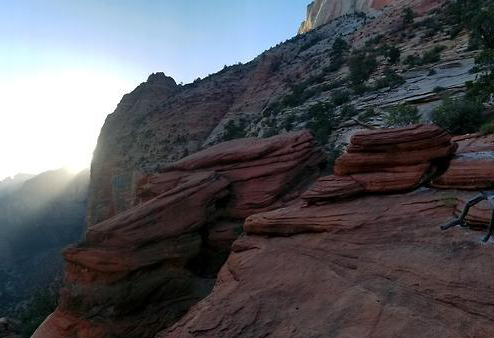
#> input picture A.png, 494 x 338 px
$ jupyter execute Homography.ipynb   (shell and % lines are left out)
#> lines starting #> are read from the running program, lines starting #| are printed output that depends on the picture; after the words box and inside, x2 and y2 are one past the last pixel; in counts of white or black regions, pixels touching at a corner belong together
[cell 1]
import numpy as np
import cv2
from matplotlib import pyplot as plt

imA = cv2.cvtColor(cv2.imread("A.png"), cv2.COLOR_BGR2GRAY)
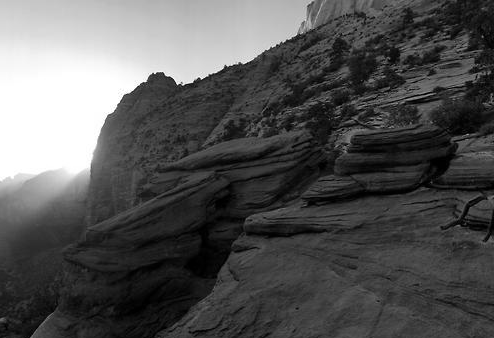
#> imA: shape (338, 494); min 0, max 255, mean 84.3
imB = cv2.cvtColor(cv2.imread("B1.png"), cv2.COLOR_BGR2GRAY)
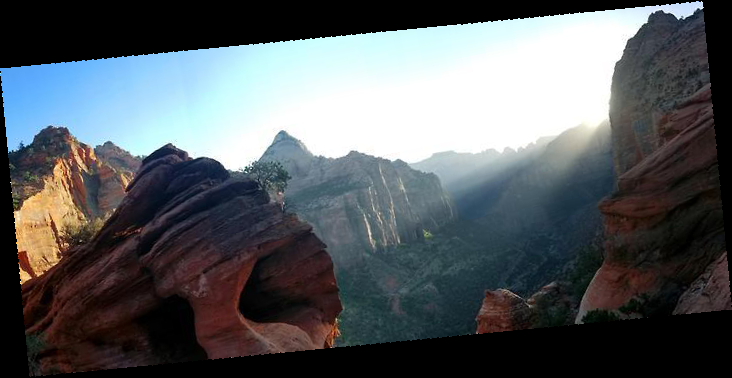
#> input picture B1.png, 732 x 378 px
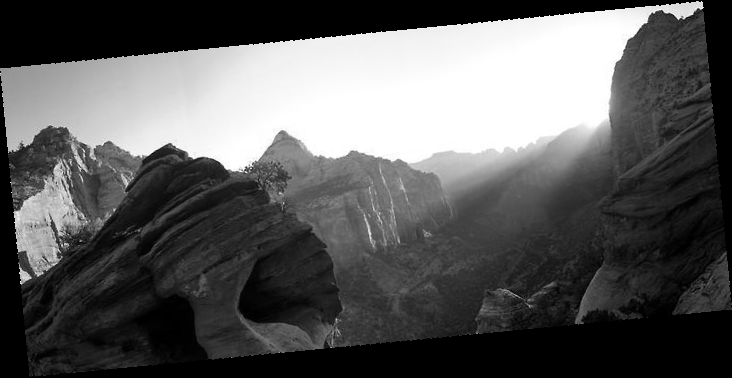
#> imB: shape (378, 732); min 0, max 255, mean 91

[cell 2]
plt.figure(figsize=(7,7))
plt.imshow(imA, 'gray')
plt.show()

[cell 3]
plt.figure(figsize=(7,7))
plt.imshow(imB, 'gray')
plt.show()

[cell 4]
sift = cv2.xfeatures2d.SIFT_create()

[cell 5]
(kpsA, desA) = sift.detectAndCompute(imA, None)
#> kpsA = 722 keypoints; strongest (x, y, size): (225, 67, 2.1), (167, 75, 2.6), (170, 79, 3.3), (244, 62, 2.5)
(kpsB, desB) = sift.detectAndCompute(imB, None)
#> kpsB = 545 keypoints; strongest (x, y, size): (700, 5, 4.8), (229, 107, 88.4), (701, 7, 2.5), (666, 8, 6.3)

[cell 6]
print("# kps: {}, descriptors: {}".format(len(kpsA), desA.shape))
#| # kps: 722, descriptors: (722, 128)

[cell 7]
FLANN_INDEX_KDTREE = 0
index_params = dict(algorithm = FLANN_INDEX_KDTREE, trees = 5)
search_params = dict(checks = 50)

flann = cv2.FlannBasedMatcher(index_params, search_params)

matches = flann.knnMatch(desA,desB,k=2)
#> matches = 722 matches
good_matches = [m for m,n in matches if m.distance < 0.7*n.distance] # Lowe's ratio test
#> good_matches = 36 matches

[cell 8]
def homography(src, dst):
    src_pts = src.reshape(-1,1,2)
#> src_pts = 36 rows, first 8: [12.22, 177.2], [30.27, 184.5], [91.15, 175.7], [91.47, 170.6], [96.8, 131.9], [99.57, 137.1], [101, 122.6], [111.2, 107.5]
    dst_pts = dst.reshape(-1,1,2)
#> dst_pts = 36 rows, first 8: [534.4, 142.4], [553.2, 146.2], [611.6, 125.6], [610.9, 120.3], [609.6, 86.89], [612.4, 86.07], [610.8, 71.3], [617.9, 54.75]
    H, mask = cv2.findHomography(src_pts, dst_pts, cv2.RANSAC, 5.0)
#> H = [[0.984, 0.192, 487.8], [-0.195, 0.981, -29.09], [4.81e-06, -4.63e-06, 1]]; mask = 36 values, max 1 at index 0, min 0 at index 4, mean 0.889
    return H, mask.ravel().tolist()

[cell 9]
if len(good_matches)>10:
    M, matchesMask = homography(
        np.float32([ kpsA[m.queryIdx].pt for m in good_matches ]),
        np.float32([ kpsB[m.trainIdx].pt for m in good_matches ]))
#> M has the same summary as H in homography; matchesMask has the same summary as mask in homography
    h,w = imA.shape
#> h = 338; w = 494
    pts = np.float32([ [0,0],[0,h-1],[w-1,h-1],[w-1,0] ]).reshape(-1,1,2)
#> pts = [[0, 0], [0, 337], [493, 337], [493, 0]]
    dst = cv2.perspectiveTransform(pts,M)
#> dst = [[487.8, -29.09], [553.4, 302], [1036.9, 205.4], [970.7, -124.8]]
    cv2.polylines(imB,[np.int32(dst)],True,255,3, cv2.LINE_AA)
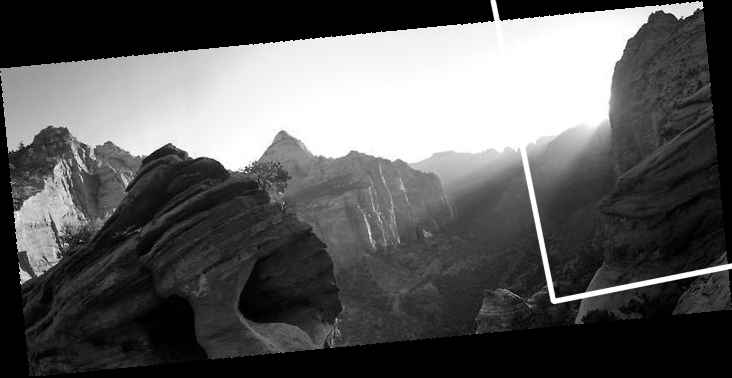
#> imB: shape (378, 732); 0.99% of pixels changed, all inside (x1, y1, x2, y2) = (490, 0, 732, 305)
else:
    print("Not enough matches are found")
    matchesMask = None

imC = cv2.drawMatches(imA,kpsA,imB,kpsB,good_matches,None,
    matchColor = (0,255,0), # draw matches in green color
    singlePointColor = None,
    matchesMask = matchesMask, # draw only inliers
    flags = 2)
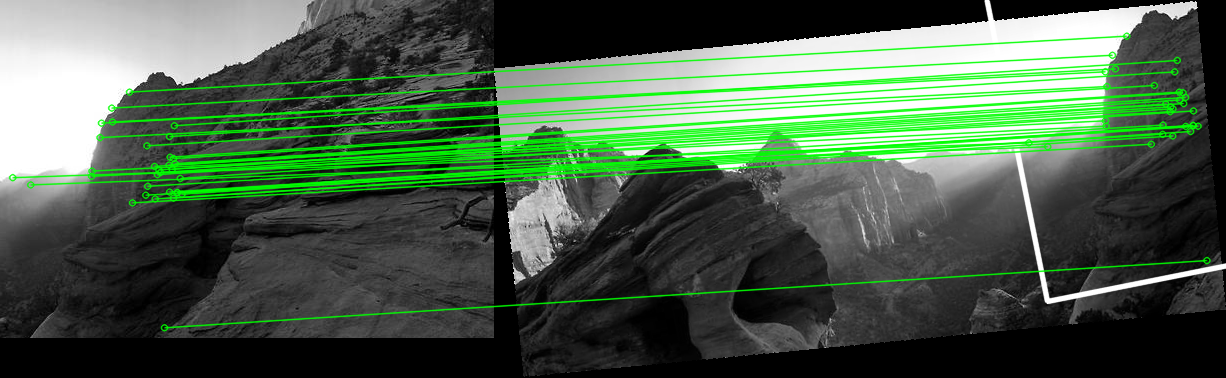
#> imC: shape (378, 1226, 3); mean of channels 0, 1, 2 73.8, 95.1, 73.8; drawn as B, G, R

plt.figure(figsize=(20,10))
plt.imshow(imC, 'gray')
plt.show()
